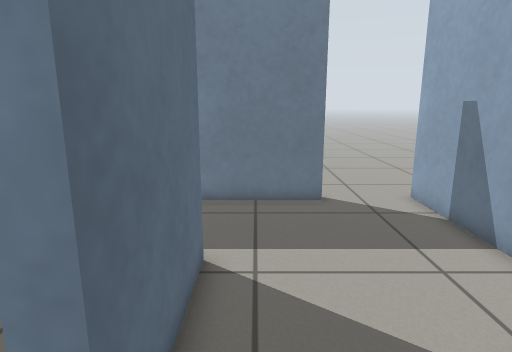
[1] (above)

23 first-person views from a walk through a world built for the Gazebo simulator. The camera is 0.87 m above the floor, tilts 12° down and sees 75° across. The floor is counted in squares, 0.25 m on a side. Each view is taken from the middle of a square. On the plan, view 1 faces up. The plan holds only what a view shows up to about 20 squares ahead; the rest is blank.

[2]
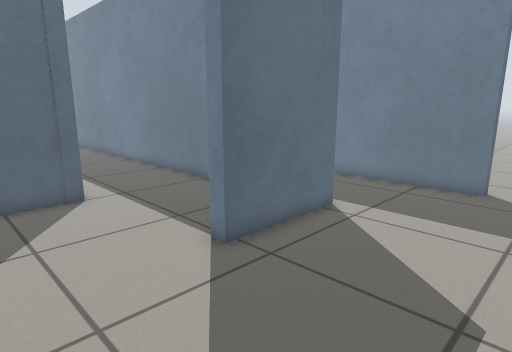

[3]
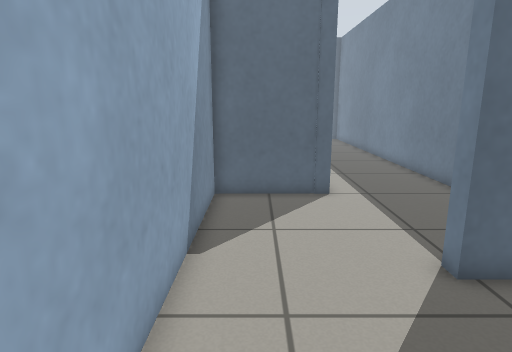

[4]
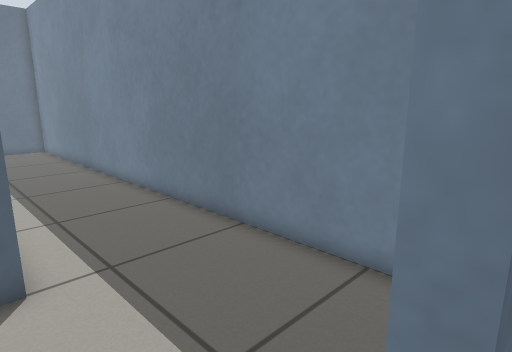

[5]
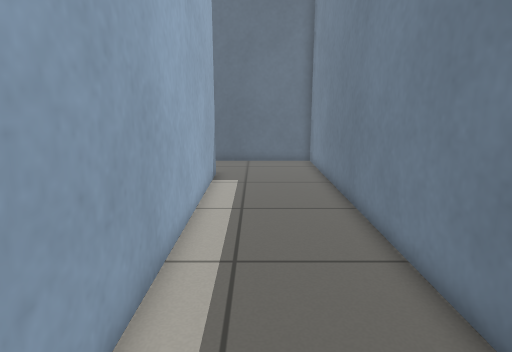

[6]
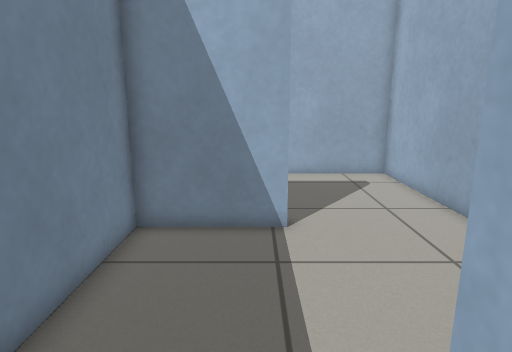

[7]
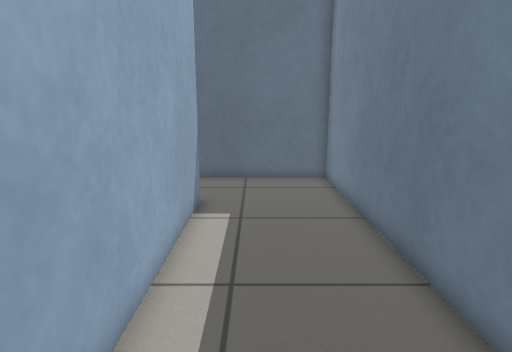

[8]
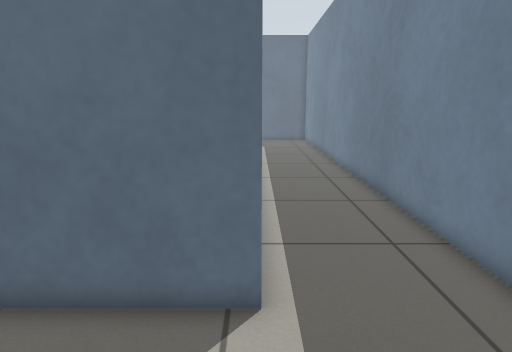

[9]
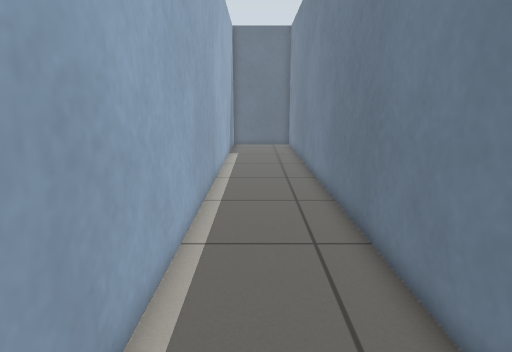

[10]
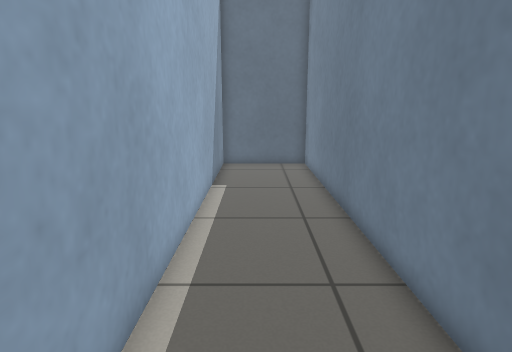

[11]
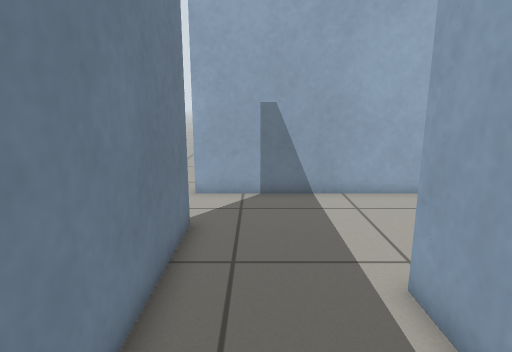

[12]
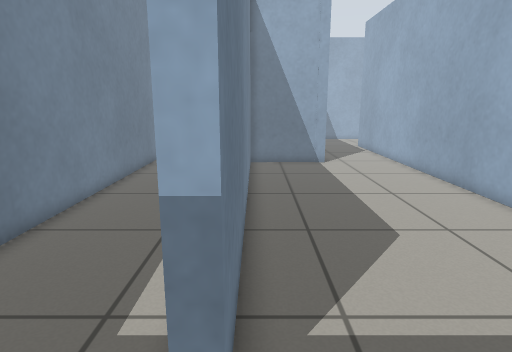

[13]
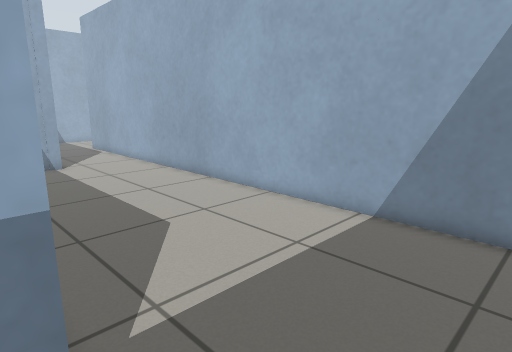

[14]
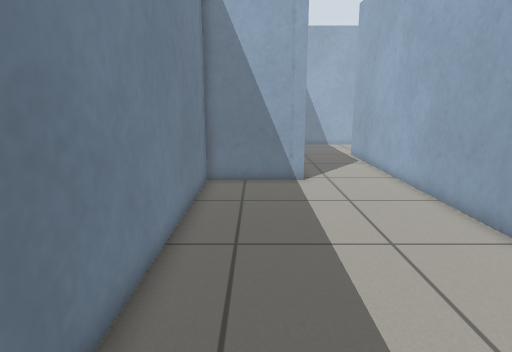

[15]
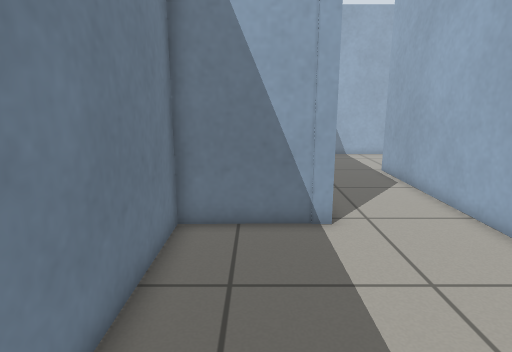

[16]
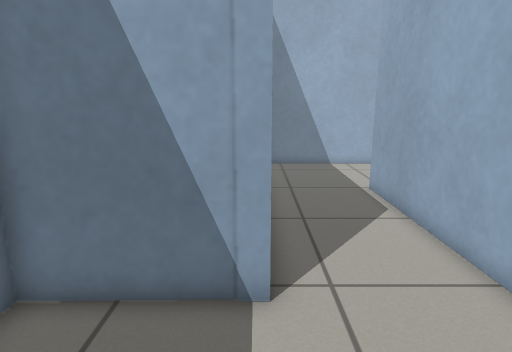

[17]
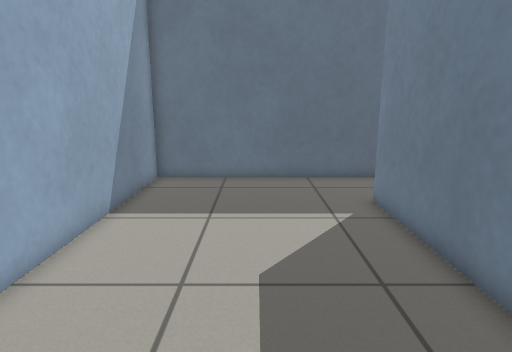

[18]
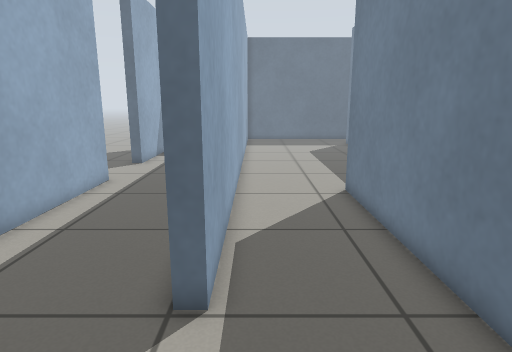

[19]
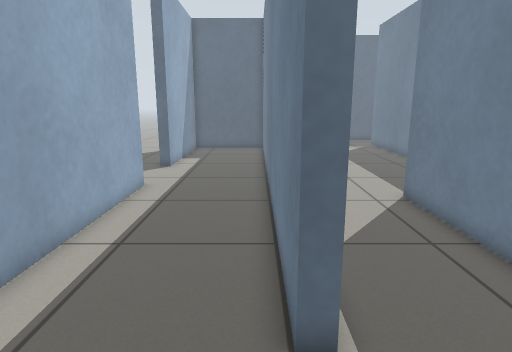

[20]
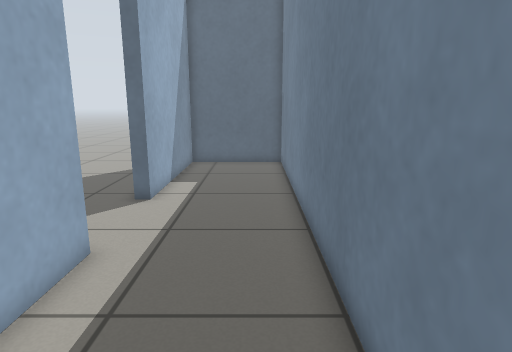

[21]
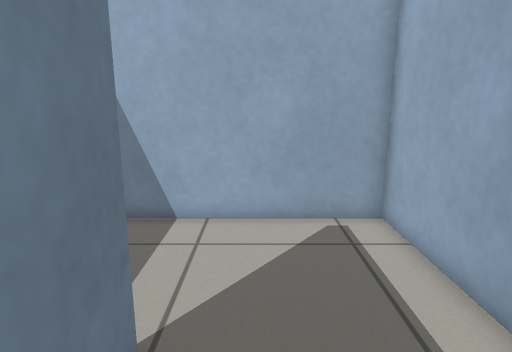

[22]
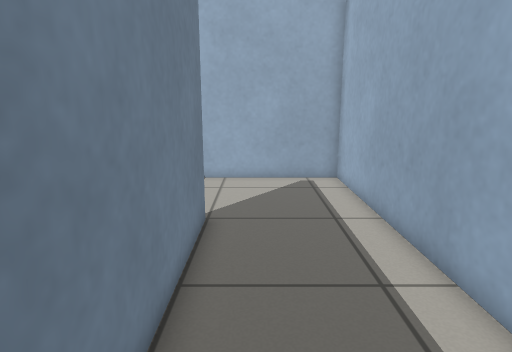

[23]
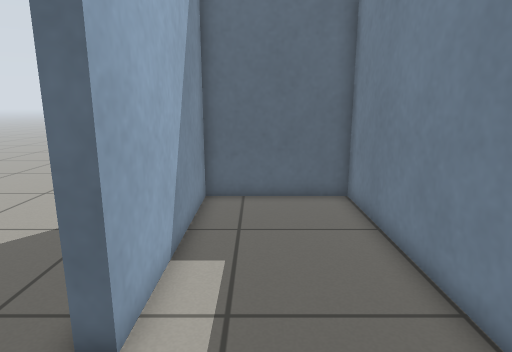

### Floor plan
Points are (right, up) in squares from view 1. A wall is a line through its corners. A room is listed if a view was taken in it or the views show most of it. See-through windows are left out.
Room 1 (views 1, 2, 3, 4, 8, 9, 10, 11)
walls: (2.4, 12) (-30, 12) (-30, 7) (-1.2, 7.1) (-1.2, 2.1) (-1.8, 2.1); (-2.4, -3.7) (6, -3.7) (6, 1.4); (6, 3.4) (6, 11.5)
ways out: opening at (-1.5, -1) to room 2; opening at (4, 12)
Room 2 (views 5, 6, 7)
walls: (-8.8, 0.9) (-8, 0.9) (-7.9, -3.7) (-2.4, -3.7); (-25.9, 0.9) (-11.2, 0.9); (-1.8, 2.1) (-1.8, 6.5) (-30, 6.4) (-30, 1.4)
ways out: opening at (-1.5, -1) to room 1; opening at (-28, 0.5) to room 3
Room 3 (views 12, 13, 14, 15, 16, 17, 18)
walls: (0.8, -4.2) (-8.5, -4.2) (-8.6, 0.3) (-25.9, 0.3) (-25.9, 0.9); (-30, 1.4) (-30, -8.8) (-0.2, -8.8); (6, -8.6) (6, -4.9)
ways out: opening at (-28, 0.5) to room 2; opening at (2.5, -9) to room 4
Room 4 (views 19, 20, 21, 22, 23)
walls: (-10.5, -15) (6, -15) (6, -8.6); (-0.2, -8.8) (-0.2, -9.4) (-23.6, -9.4) (-23.6, -15) (-15.1, -15)
ways out: opening at (2.5, -9) to room 3; opening at (-13, -15)

Where each view was taken, in squares from view 1:
view 1: 0 up, 0 right, facing up
view 2: 3 down, 5 right, facing up-left
view 3: 2 down, 5 right, facing left
view 4: 0 up, 1 left, facing up-left
view 5: 3 up, 9 left, facing left
view 6: 3 up, 11 left, facing right
view 7: 3 up, 14 left, facing left
view 8: 7 up, 4 right, facing left
view 9: 9 up, 0 right, facing left
view 10: 9 up, 10 left, facing left
view 11: 10 up, 7 left, facing right
view 12: 0 up, 29 left, facing right
view 13: 1 up, 29 left, facing down-right
view 14: 2 down, 24 left, facing right
view 15: 2 down, 18 left, facing right
view 16: 4 down, 14 left, facing right
view 17: 4 down, 14 left, facing left
view 18: 8 down, 5 right, facing left
view 19: 10 down, 4 right, facing left
view 20: 11 down, 3 left, facing left
view 21: 11 down, 4 left, facing right
view 22: 11 down, 10 left, facing right
view 23: 13 down, 11 left, facing left
